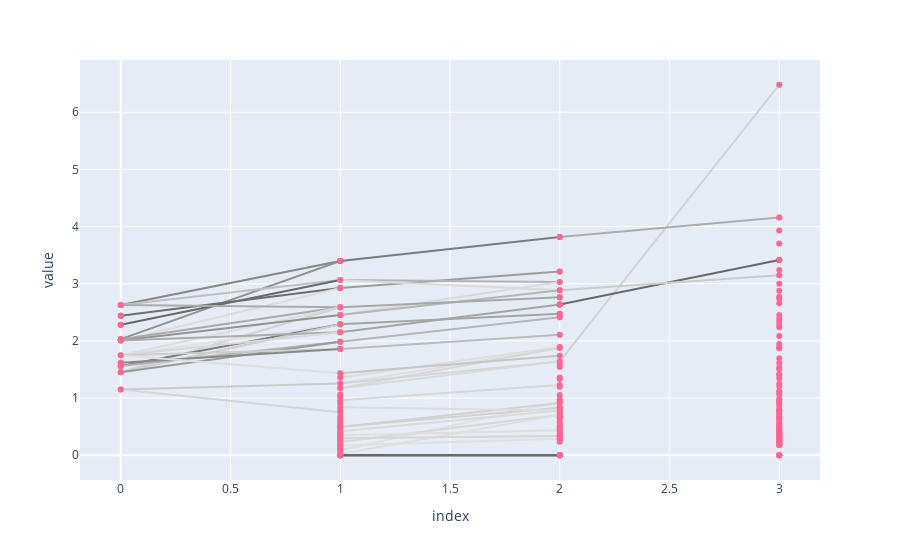

The notebook cell saved with this chart:
### Code cell
attached_weights = list(model.back_linears.parameters())
detached_weights = [w.detach() for w in attached_weights]
U,S,V=mode_transform(detached_weights)

### Figure 1 — Plotly figure (JSON) as saved in the notebook; plotly's stock layout.template omitted (floating-point values rounded to 4 significant figures; data arrays with more than 128 entries replaced by an {"elided": "..."} marker saying what was removed)
{"data": [{"hoverinfo": "text", "hoveron": "fills", "hovertext": "tensor(-0.6291)", "marker": {"color": "rgb(136, 136, 136)", "opacity": 1}, "showlegend": false, "text": "tensor(-0.6291)", "type": "scatter", "x": [0, 1], "y": [2.629, 3.399]}, {"hoverinfo": "text", "marker": {"color": "lightgrey", "opacity": 0}, "mode": "markers", "showlegend": false, "text": ["tensor(-0.6291)"], "type": "scatter", "x": [0.5], "y": [3.014]}, {"hoverinfo": "text", "hoveron": "fills", "hovertext": "tensor(-0.5877)", "marker": {"color": "rgb(147, 147, 147)", "opacity": 1}, "showlegend": false, "text": "tensor(-0.5877)", "type": "scatter", "x": [0, 1], "y": [2.031, 3.399]}, {"hoverinfo": "text", "marker": {"color": "lightgrey", "opacity": 0}, "mode": "markers", "showlegend": false, "text": ["tensor(-0.5877)"], "type": "scatter", "x": [0.5], "y": [2.715]}, {"hoverinfo": "text", "hoveron": "fills", "hovertext": "tensor(-0.4224)", "marker": {"color": "rgb(191, 191, 191)", "opacity": 1}, "showlegend": false, "text": "tensor(-0.4224)", "type": "scatter", "x": [0, 1], "y": [2.629, 3.064]}, {"hoverinfo": "text", "marker": {"color": "lightgrey", "opacity": 0}, "mode": "markers", "showlegend": false, "text": ["tensor(-0.4224)"], "type": "scatter", "x": [0.5], "y": [2.846]}, {"hoverinfo": "text", "hoveron": "fills", "hovertext": "tensor(-0.7448)", "marker": {"color": "rgb(105, 105, 105)", "opacity": 1}, "showlegend": false, "text": "tensor(-0.7448)", "type": "scatter", "x": [0, 1], "y": [2.284, 3.064]}, {"hoverinfo": "text", "marker": {"color": "lightgrey", "opacity": 0}, "mode": "markers", "showlegend": false, "text": ["tensor(-0.7448)"], "type": "scatter", "x": [0.5], "y": [2.674]}, {"hoverinfo": "text", "hoveron": "fills", "hovertext": "tensor(0.7233)", "marker": {"color": "rgb(110, 110, 110)", "opacity": 1}, "showlegend": false, "text": "tensor(0.7233)", "type": "scatter", "x": [0, 1], "y": [2.439, 2.926]}, {"hoverinfo": "text", "marker": {"color": "lightgrey", "opacity": 0}, "mode": "markers", "showlegend": false, "text": ["tensor(0.7233)"], "type": "scatter", "x": [0.5], "y": [2.682]}, {"hoverinfo": "text", "hoveron": "fills", "hovertext": "tensor(-0.3163)", "marker": {"color": "rgb(220, 220, 220)", "opacity": 1}, "showlegend": false, "text": "tensor(-0.3163)", "type": "scatter", "x": [0, 1], "y": [2.008, 2.926]}, {"hoverinfo": "text", "marker": {"color": "lightgrey", "opacity": 0}, "mode": "markers", "showlegend": false, "text": ["tensor(-0.3163)"], "type": "scatter", "x": [0.5], "y": [2.467]}, {"hoverinfo": "text", "hoveron": "fills", "hovertext": "tensor(0.4929)", "marker": {"color": "rgb(172, 172, 172)", "opacity": 1}, "showlegend": false, "text": "tensor(0.4929)", "type": "scatter", "x": [0, 1], "y": [2.629, 2.59]}, {"hoverinfo": "text", "marker": {"color": "lightgrey", "opacity": 0}, "mode": "markers", "showlegend": false, "text": ["tensor(0.4929)"], "type": "scatter", "x": [0.5], "y": [2.609]}, {"hoverinfo": "text", "hoveron": "fills", "hovertext": "tensor(-0.5003)", "marker": {"color": "rgb(170, 170, 170)", "opacity": 1}, "showlegend": false, "text": "tensor(-0.5003)", "type": "scatter", "x": [0, 1], "y": [2.031, 2.59]}, {"hoverinfo": "text", "marker": {"color": "lightgrey", "opacity": 0}, "mode": "markers", "showlegend": false, "text": ["tensor(-0.5003)"], "type": "scatter", "x": [0.5], "y": [2.311]}, {"hoverinfo": "text", "hoveron": "fills", "hovertext": "tensor(-0.3114)", "marker": {"color": "rgb(221, 221, 221)", "opacity": 1}, "showlegend": false, "text": "tensor(-0.3114)", "type": "scatter", "x": [0, 1], "y": [1.749, 2.59]}, {"hoverinfo": "text", "marker": {"color": "lightgrey", "opacity": 0}, "mode": "markers", "showlegend": false, "text": ["tensor(-0.3114)"], "type": "scatter", "x": [0.5], "y": [2.17]}, {"hoverinfo": "text", "hoveron": "fills", "hovertext": "tensor(-0.3534)", "marker": {"color": "rgb(210, 210, 210)", "opacity": 1}, "showlegend": false, "text": "tensor(-0.3534)", "type": "scatter", "x": [0, 1], "y": [1.451, 2.59]}, {"hoverinfo": "text", "marker": {"color": "lightgrey", "opacity": 0}, "mode": "markers", "showlegend": false, "text": ["tensor(-0.3534)"], "type": "scatter", "x": [0.5], "y": [2.021]}, {"hoverinfo": "text", "hoveron": "fills", "hovertext": "tensor(-0.5862)", "marker": {"color": "rgb(147, 147, 147)", "opacity": 1}, "showlegend": false, "text": "tensor(-0.5862)", "type": "scatter", "x": [0, 1], "y": [2.008, 2.451]}, {"hoverinfo": "text", "marker": {"color": "lightgrey", "opacity": 0}, "mode": "markers", "showlegend": false, "text": ["tensor(-0.5862)"], "type": "scatter", "x": [0.5], "y": [2.23]}, {"hoverinfo": "text", "hoveron": "fills", "hovertext": "tensor(0.3031)", "marker": {"color": "rgb(224, 224, 224)", "opacity": 1}, "showlegend": false, "text": "tensor(0.3031)", "type": "scatter", "x": [0, 1], "y": [1.749, 2.293]}, {"hoverinfo": "text", "marker": {"color": "lightgrey", "opacity": 0}, "mode": "markers", "showlegend": false, "text": ["tensor(0.3031)"], "type": "scatter", "x": [0.5], "y": [2.021]}, {"hoverinfo": "text", "hoveron": "fills", "hovertext": "tensor(0.6719)", "marker": {"color": "rgb(124, 124, 124)", "opacity": 1}, "showlegend": false, "text": "tensor(0.6719)", "type": "scatter", "x": [0, 1], "y": [1.561, 2.293]}, {"hoverinfo": "text", "marker": {"color": "lightgrey", "opacity": 0}, "mode": "markers", "showlegend": false, "text": ["tensor(0.6719)"], "type": "scatter", "x": [0.5], "y": [1.927]}, {"hoverinfo": "text", "hoveron": "fills", "hovertext": "tensor(-0.3771)", "marker": {"color": "rgb(204, 204, 204)", "opacity": 1}, "showlegend": false, "text": "tensor(-0.3771)", "type": "scatter", "x": [0, 1], "y": [1.451, 2.293]}, {"hoverinfo": "text", "marker": {"color": "lightgrey", "opacity": 0}, "mode": "markers", "showlegend": false, "text": ["tensor(-0.3771)"], "type": "scatter", "x": [0.5], "y": [1.872]}, {"hoverinfo": "text", "hoveron": "fills", "hovertext": "tensor(0.4946)", "marker": {"color": "rgb(172, 172, 172)", "opacity": 1}, "showlegend": false, "text": "tensor(0.4946)", "type": "scatter", "x": [0, 1], "y": [2.008, 2.154]}, {"hoverinfo": "text", "marker": {"color": "lightgrey", "opacity": 0}, "mode": "markers", "showlegend": false, "text": ["tensor(0.4946)"], "type": "scatter", "x": [0.5], "y": [2.081]}, {"hoverinfo": "text", "hoveron": "fills", "hovertext": "tensor(-0.3304)", "marker": {"color": "rgb(216, 216, 216)", "opacity": 1}, "showlegend": false, "text": "tensor(-0.3304)", "type": "scatter", "x": [0, 1], "y": [1.749, 2.154]}, {"hoverinfo": "text", "marker": {"color": "lightgrey", "opacity": 0}, "mode": "markers", "showlegend": false, "text": ["tensor(-0.3304)"], "type": "scatter", "x": [0.5], "y": [1.951]}, {"hoverinfo": "text", "hoveron": "fills", "hovertext": "tensor(-0.4684)", "marker": {"color": "rgb(179, 179, 179)", "opacity": 1}, "showlegend": false, "text": "tensor(-0.4684)", "type": "scatter", "x": [0, 1], "y": [1.561, 1.985]}, {"hoverinfo": "text", "marker": {"color": "lightgrey", "opacity": 0}, "mode": "markers", "showlegend": false, "text": ["tensor(-0.4684)"], "type": "scatter", "x": [0.5], "y": [1.773]}, {"hoverinfo": "text", "hoveron": "fills", "hovertext": "tensor(-0.5577)", "marker": {"color": "rgb(155, 155, 155)", "opacity": 1}, "showlegend": false, "text": "tensor(-0.5577)", "type": "scatter", "x": [0, 1], "y": [1.451, 1.985]}, {"hoverinfo": "text", "marker": {"color": "lightgrey", "opacity": 0}, "mode": "markers", "showlegend": false, "text": ["tensor(-0.5577)"], "type": "scatter", "x": [0.5], "y": [1.718]}, {"hoverinfo": "text", "hoveron": "fills", "hovertext": "tensor(0.3705)", "marker": {"color": "rgb(205, 205, 205)", "opacity": 1}, "showlegend": false, "text": "tensor(0.3705)", "type": "scatter", "x": [0, 1], "y": [1.749, 1.86]}, {"hoverinfo": "text", "marker": {"color": "lightgrey", "opacity": 0}, "mode": "markers", "showlegend": false, "text": ["tensor(0.3705)"], "type": "scatter", "x": [0.5], "y": [1.805]}, {"hoverinfo": "text", "hoveron": "fills", "hovertext": "tensor(0.6218)", "marker": {"color": "rgb(138, 138, 138)", "opacity": 1}, "showlegend": false, "text": "tensor(0.6218)", "type": "scatter", "x": [0, 1], "y": [1.62, 1.86]}, {"hoverinfo": "text", "marker": {"color": "lightgrey", "opacity": 0}, "mode": "markers", "showlegend": false, "text": ["tensor(0.6218)"], "type": "scatter", "x": [0.5], "y": [1.74]}, {"hoverinfo": "text", "hoveron": "fills", "hovertext": "tensor(0.3047)", "marker": {"color": "rgb(223, 223, 223)", "opacity": 1}, "showlegend": false, "text": "tensor(0.3047)", "type": "scatter", "x": [0, 1], "y": [1.749, 1.432]}, {"hoverinfo": "text", "marker": {"color": "lightgrey", "opacity": 0}, "mode": "markers", "showlegend": false, "text": ["tensor(0.3047)"], "type": "scatter", "x": [0.5], "y": [1.591]}, {"hoverinfo": "text", "hoveron": "fills", "hovertext": "tensor(0.3784)", "marker": {"color": "rgb(203, 203, 203)", "opacity": 1}, "showlegend": false, "text": "tensor(0.3784)", "type": "scatter", "x": [0, 1], "y": [1.151, 1.254]}, {"hoverinfo": "text", "marker": {"color": "lightgrey", "opacity": 0}, "mode": "markers", "showlegend": false, "text": ["tensor(0.3784)"], "type": "scatter", "x": [0.5], "y": [1.202]}, {"hoverinfo": "text", "hoveron": "fills", "hovertext": "tensor(-0.3419)", "marker": {"color": "rgb(213, 213, 213)", "opacity": 1}, "showlegend": false, "text": "tensor(-0.3419)", "type": "scatter", "x": [0, 1], "y": [1.151, 0.7507]}, {"hoverinfo": "text", "marker": {"color": "lightgrey", "opacity": 0}, "mode": "markers", "showlegend": false, "text": ["tensor(-0.3419)"], "type": "scatter", "x": [0.5], "y": [0.9508]}, {"hoverinfo": "text", "hoveron": "fills", "hovertext": "tensor(-0.9080)", "marker": {"color": "rgb(124, 124, 124)", "opacity": 1}, "showlegend": false, "text": "tensor(-0.9080)", "type": "scatter", "x": [1, 2], "y": [3.399, 3.819]}, {"hoverinfo": "text", "marker": {"color": "lightgrey", "opacity": 0}, "mode": "markers", "showlegend": false, "text": ["tensor(-0.9080)"], "type": "scatter", "x": [1.5], "y": [3.609]}, {"hoverinfo": "text", "hoveron": "fills", "hovertext": "tensor(0.7477)", "marker": {"color": "rgb(157, 157, 157)", "opacity": 1}, "showlegend": false, "text": "tensor(0.7477)", "type": "scatter", "x": [1, 2], "y": [2.926, 3.214]}, {"hoverinfo": "text", "marker": {"color": "lightgrey", "opacity": 0}, "mode": "markers", "showlegend": false, "text": ["tensor(0.7477)"], "type": "scatter", "x": [1.5], "y": [3.07]}, {"hoverinfo": "text", "hoveron": "fills", "hovertext": "tensor(0.6411)", "marker": {"color": "rgb(179, 179, 179)", "opacity": 1}, "showlegend": false, "text": "tensor(0.6411)", "type": "scatter", "x": [1, 2], "y": [3.064, 3.03]}, {"hoverinfo": "text", "marker": {"color": "lightgrey", "opacity": 0}, "mode": "markers", "showlegend": false, "text": ["tensor(0.6411)"], "type": "scatter", "x": [1.5], "y": [3.047]}, {"hoverinfo": "text", "hoveron": "fills", "hovertext": "tensor(-0.4609)", "marker": {"color": "rgb(217, 217, 217)", "opacity": 1}, "showlegend": false, "text": "tensor(-0.4609)", "type": "scatter", "x": [1, 2], "y": [2.451, 3.03]}, {"hoverinfo": "text", "marker": {"color": "lightgrey", "opacity": 0}, "mode": "markers", "showlegend": false, "text": ["tensor(-0.4609)"], "type": "scatter", "x": [1.5], "y": [2.741]}, {"hoverinfo": "text", "hoveron": "fills", "hovertext": "tensor(-0.4563)", "marker": {"color": "rgb(218, 218, 218)", "opacity": 1}, "showlegend": false, "text": "tensor(-0.4563)", "type": "scatter", "x": [1, 2], "y": [3.064, 2.885]}, {"hoverinfo": "text", "marker": {"color": "lightgrey", "opacity": 0}, "mode": "markers", "showlegend": false, "text": ["tensor(-0.4563)"], "type": "scatter", "x": [1.5], "y": [2.975]}, {"hoverinfo": "text", "hoveron": "fills", "hovertext": "tensor(-0.6293)", "marker": {"color": "rgb(182, 182, 182)", "opacity": 1}, "showlegend": false, "text": "tensor(-0.6293)", "type": "scatter", "x": [1, 2], "y": [2.451, 2.885]}, {"hoverinfo": "text", "marker": {"color": "lightgrey", "opacity": 0}, "mode": "markers", "showlegend": false, "text": ["tensor(-0.6293)"], "type": "scatter", "x": [1.5], "y": [2.668]}, {"hoverinfo": "text", "hoveron": "fills", "hovertext": "tensor(0.6936)", "marker": {"color": "rgb(168, 168, 168)", "opacity": 1}, "showlegend": false, "text": "tensor(0.6936)", "type": "scatter", "x": [1, 2], "y": [2.59, 2.763]}, {"hoverinfo": "text", "marker": {"color": "lightgrey", "opacity": 0}, "mode": "markers", "showlegend": false, "text": ["tensor(0.6936)"], "type": "scatter", "x": [1.5], "y": [2.676]}, {"hoverinfo": "text", "hoveron": "fills", "hovertext": "tensor(0.7138)", "marker": {"color": "rgb(164, 164, 164)", "opacity": 1}, "showlegend": false, "text": "tensor(0.7138)", "type": "scatter", "x": [1, 2], "y": [2.154, 2.638]}, {"hoverinfo": "text", "marker": {"color": "lightgrey", "opacity": 0}, "mode": "markers", "showlegend": false, "text": ["tensor(0.7138)"], "type": "scatter", "x": [1.5], "y": [2.396]}, {"hoverinfo": "text", "hoveron": "fills", "hovertext": "tensor(0.7111)", "marker": {"color": "rgb(165, 165, 165)", "opacity": 1}, "showlegend": false, "text": "tensor(0.7111)", "type": "scatter", "x": [1, 2], "y": [2.293, 2.475]}, {"hoverinfo": "text", "marker": {"color": "lightgrey", "opacity": 0}, "mode": "markers", "showlegend": false, "text": ["tensor(0.7111)"], "type": "scatter", "x": [1.5], "y": [2.384]}, {"hoverinfo": "text", "hoveron": "fills", "hovertext": "tensor(0.6337)", "marker": {"color": "rgb(181, 181, 181)", "opacity": 1}, "showlegend": false, "text": "tensor(0.6337)", "type": "scatter", "x": [1, 2], "y": [1.985, 2.416]}, {"hoverinfo": "text", "marker": {"color": "lightgrey", "opacity": 0}, "mode": "markers", "showlegend": false, "text": ["tensor(0.6337)"], "type": "scatter", "x": [1.5], "y": [2.201]}, {"hoverinfo": "text", "hoveron": "fills", "hovertext": "tensor(0.6030)", "marker": {"color": "rgb(187, 187, 187)", "opacity": 1}, "showlegend": false, "text": "tensor(0.6030)", "type": "scatter", "x": [1, 2], "y": [1.86, 2.108]}, {"hoverinfo": "text", "marker": {"color": "lightgrey", "opacity": 0}, "mode": "markers", "showlegend": false, "text": ["tensor(0.6030)"], "type": "scatter", "x": [1.5], "y": [1.984]}, {"hoverinfo": "text", "hoveron": "fills", "hovertext": "tensor(0.4426)", "marker": {"color": "rgb(221, 221, 221)", "opacity": 1}, "showlegend": false, "text": "tensor(0.4426)", "type": "scatter", "x": [1, 2], "y": [1.361, 1.892]}, {"hoverinfo": "text", "marker": {"color": "lightgrey", "opacity": 0}, "mode": "markers", "showlegend": false, "text": ["tensor(0.4426)"], "type": "scatter", "x": [1.5], "y": [1.626]}, {"hoverinfo": "text", "hoveron": "fills", "hovertext": "tensor(-0.4398)", "marker": {"color": "rgb(221, 221, 221)", "opacity": 1}, "showlegend": false, "text": "tensor(-0.4398)", "type": "scatter", "x": [1, 2], "y": [1.254, 1.877]}, {"hoverinfo": "text", "marker": {"color": "lightgrey", "opacity": 0}, "mode": "markers", "showlegend": false, "text": ["tensor(-0.4398)"], "type": "scatter", "x": [1.5], "y": [1.565]}, {"hoverinfo": "text", "hoveron": "fills", "hovertext": "tensor(-0.4717)", "marker": {"color": "rgb(215, 215, 215)", "opacity": 1}, "showlegend": false, "text": "tensor(-0.4717)", "type": "scatter", "x": [1, 2], "y": [1.173, 1.877]}, {"hoverinfo": "text", "marker": {"color": "lightgrey", "opacity": 0}, "mode": "markers", "showlegend": false, "text": ["tensor(-0.4717)"], "type": "scatter", "x": [1.5], "y": [1.525]}, {"hoverinfo": "text", "hoveron": "fills", "hovertext": "tensor(0.5499)", "marker": {"color": "rgb(198, 198, 198)", "opacity": 1}, "showlegend": false, "text": "tensor(0.5499)", "type": "scatter", "x": [1, 2], "y": [1.432, 1.742]}, {"hoverinfo": "text", "marker": {"color": "lightgrey", "opacity": 0}, "mode": "markers", "showlegend": false, "text": ["tensor(0.5499)"], "type": "scatter", "x": [1.5], "y": [1.587]}, {"hoverinfo": "text", "hoveron": "fills", "hovertext": "tensor(-0.4783)", "marker": {"color": "rgb(213, 213, 213)", "opacity": 1}, "showlegend": false, "text": "tensor(-0.4783)", "type": "scatter", "x": [1, 2], "y": [1.254, 1.642]}, {"hoverinfo": "text", "marker": {"color": "lightgrey", "opacity": 0}, "mode": "markers", "showlegend": false, "text": ["tensor(-0.4783)"], "type": "scatter", "x": [1.5], "y": [1.448]}, {"hoverinfo": "text", "hoveron": "fills", "hovertext": "tensor(0.4599)", "marker": {"color": "rgb(217, 217, 217)", "opacity": 1}, "showlegend": false, "text": "tensor(0.4599)", "type": "scatter", "x": [1, 2], "y": [1.173, 1.642]}, {"hoverinfo": "text", "marker": {"color": "lightgrey", "opacity": 0}, "mode": "markers", "showlegend": false, "text": ["tensor(0.4599)"], "type": "scatter", "x": [1.5], "y": [1.407]}, {"hoverinfo": "text", "hoveron": "fills", "hovertext": "tensor(0.4628)", "marker": {"color": "rgb(216, 216, 216)", "opacity": 1}, "showlegend": false, "text": "tensor(0.4628)", "type": "scatter", "x": [1, 2], "y": [0.9606, 1.229]}, {"hoverinfo": "text", "marker": {"color": "lightgrey", "opacity": 0}, "mode": "markers", "showlegend": false, "text": ["tensor(0.4628)"], "type": "scatter", "x": [1.5], "y": [1.095]}, {"hoverinfo": "text", "hoveron": "fills", "hovertext": "tensor(0.4256)", "marker": {"color": "rgb(224, 224, 224)", "opacity": 1}, "showlegend": false, "text": "tensor(0.4256)", "type": "scatter", "x": [1, 2], "y": [0.08581, 0.9305]}, {"hoverinfo": "text", "marker": {"color": "lightgrey", "opacity": 0}, "mode": "markers", "showlegend": false, "text": ["tensor(0.4256)"], "type": "scatter", "x": [1.5], "y": [0.5081]}, {"hoverinfo": "text", "hoveron": "fills", "hovertext": "tensor(0.4969)", "marker": {"color": "rgb(209, 209, 209)", "opacity": 1}, "showlegend": false, "text": "tensor(0.4969)", "type": "scatter", "x": [1, 2], "y": [0.4938, 0.9137]}, {"hoverinfo": "text", "marker": {"color": "lightgrey", "opacity": 0}, "mode": "markers", "showlegend": false, "text": ["tensor(0.4969)"], "type": "scatter", "x": [1.5], "y": [0.7037]}, {"hoverinfo": "text", "hoveron": "fills", "hovertext": "tensor(0.4961)", "marker": {"color": "rgb(210, 210, 210)", "opacity": 1}, "showlegend": false, "text": "tensor(0.4961)", "type": "scatter", "x": [1, 2], "y": [0.5002, 0.8314]}, {"hoverinfo": "text", "marker": {"color": "lightgrey", "opacity": 0}, "mode": "markers", "showlegend": false, "text": ["tensor(0.4961)"], "type": "scatter", "x": [1.5], "y": [0.6658]}, {"hoverinfo": "text", "hoveron": "fills", "hovertext": "tensor(-0.4449)", "marker": {"color": "rgb(220, 220, 220)", "opacity": 1}, "showlegend": false, "text": "tensor(-0.4449)", "type": "scatter", "x": [1, 2], "y": [0.8402, 0.7821]}, {"hoverinfo": "text", "marker": {"color": "lightgrey", "opacity": 0}, "mode": "markers", "showlegend": false, "text": ["tensor(-0.4449)"], "type": "scatter", "x": [1.5], "y": [0.8112]}, {"hoverinfo": "text", "hoveron": "fills", "hovertext": "tensor(-0.4574)", "marker": {"color": "rgb(218, 218, 218)", "opacity": 1}, "showlegend": false, "text": "tensor(-0.4574)", "type": "scatter", "x": [1, 2], "y": [0.4205, 0.7821]}, {"hoverinfo": "text", "marker": {"color": "lightgrey", "opacity": 0}, "mode": "markers", "showlegend": false, "text": ["tensor(-0.4574)"], "type": "scatter", "x": [1.5], "y": [0.6013]}, {"hoverinfo": "text", "hoveron": "fills", "hovertext": "tensor(0.4654)", "marker": {"color": "rgb(216, 216, 216)", "opacity": 1}, "showlegend": false, "text": "tensor(0.4654)", "type": "scatter", "x": [1, 2], "y": [0.2318, 0.7079]}, {"hoverinfo": "text", "marker": {"color": "lightgrey", "opacity": 0}, "mode": "markers", "showlegend": false, "text": ["tensor(0.4654)"], "type": "scatter", "x": [1.5], "y": [0.4699]}, {"hoverinfo": "text", "hoveron": "fills", "hovertext": "tensor(0.4377)", "marker": {"color": "rgb(222, 222, 222)", "opacity": 1}, "showlegend": false, "text": "tensor(0.4377)", "type": "scatter", "x": [1, 2], "y": [0.02059, 0.7079]}, {"hoverinfo": "text", "marker": {"color": "lightgrey", "opacity": 0}, "mode": "markers", "showlegend": false, "text": ["tensor(0.4377)"], "type": "scatter", "x": [1.5], "y": [0.3643]}, {"hoverinfo": "text", "hoveron": "fills", "hovertext": "tensor(0.4349)", "marker": {"color": "rgb(222, 222, 222)", "opacity": 1}, "showlegend": false, "text": "tensor(0.4349)", "type": "scatter", "x": [1, 2], "y": [0.3518, 0.437]}, {"hoverinfo": "text", "marker": {"color": "lightgrey", "opacity": 0}, "mode": "markers", "showlegend": false, "text": ["tensor(0.4349)"], "type": "scatter", "x": [1.5], "y": [0.3944]}, {"hoverinfo": "text", "hoveron": "fills", "hovertext": "tensor(-0.4724)", "marker": {"color": "rgb(214, 214, 214)", "opacity": 1}, "showlegend": false, "text": "tensor(-0.4724)", "type": "scatter", "x": [1, 2], "y": [0.2971, 0.3382]}, {"hoverinfo": "text", "marker": {"color": "lightgrey", "opacity": 0}, "mode": "markers", "showlegend": false, "text": ["tensor(-0.4724)"], "type": "scatter", "x": [1.5], "y": [0.3176]}, {"hoverinfo": "text", "hoveron": "fills", "hovertext": "tensor(0.4274)", "marker": {"color": "rgb(224, 224, 224)", "opacity": 1}, "showlegend": false, "text": "tensor(0.4274)", "type": "scatter", "x": [1, 2], "y": [0.169, 0.2896]}, {"hoverinfo": "text", "marker": {"color": "lightgrey", "opacity": 0}, "mode": "markers", "showlegend": false, "text": ["tensor(0.4274)"], "type": "scatter", "x": [1.5], "y": [0.2293]}, {"hoverinfo": "text", "hoveron": "fills", "hovertext": "tensor(0.9999)", "marker": {"color": "rgb(105, 105, 105)", "opacity": 1}, "showlegend": false, "text": "tensor(0.9999)", "type": "scatter", "x": [1, 2], "y": [0.0004187, 6.127e-05]}, {"hoverinfo": "text", "marker": {"color": "lightgrey", "opacity": 0}, "mode": "markers", "showlegend": false, "text": ["tensor(0.9999)"], "type": "scatter", "x": [1.5], "y": [0.00024]}, {"hoverinfo": "text", "hoveron": "fills", "hovertext": "tensor(0.9997)", "marker": {"color": "rgb(105, 105, 105)", "opacity": 1}, "showlegend": false, "text": "tensor(0.9997)", "type": "scatter", "x": [1, 2], "y": [8.848e-09, 1.814e-08]}, {"hoverinfo": "text", "marker": {"color": "lightgrey", "opacity": 0}, "mode": "markers", "showlegend": false, "text": ["tensor(0.9997)"], "type": "scatter", "x": [1.5], "y": [1.35e-08]}, {"hoverinfo": "text", "hoveron": "fills", "hovertext": "tensor(-0.9997)", "marker": {"color": "rgb(105, 105, 105)", "opacity": 1}, "showlegend": false, "text": "tensor(-0.9997)", "type": "scatter", "x": [1, 2], "y": [2.665e-09, 6.789e-20]}, {"hoverinfo": "text", "marker": {"color": "lightgrey", "opacity": 0}, "mode": "markers", "showlegend": false, "text": ["tensor(-0.9997)"], "type": "scatter", "x": [1.5], "y": [1.333e-09]}, {"hoverinfo": "text", "hoveron": "fills", "hovertext": "tensor(0.4539)", "marker": {"color": "rgb(211, 211, 211)", "opacity": 1}, "showlegend": false, "text": "tensor(0.4539)", "type": "scatter", "x": [2, 3], "y": [1.642, 6.481]}, {"hoverinfo": "text", "marker": {"color": "lightgrey", "opacity": 0}, "mode": "markers", "showlegend": false, "text": ["tensor(0.4539)"], "type": "scatter", "x": [2.5], "y": [4.062]}, {"hoverinfo": "text", "hoveron": "fills", "hovertext": "tensor(0.5352)", "marker": {"color": "rgb(172, 172, 172)", "opacity": 1}, "showlegend": false, "text": "tensor(0.5352)", "type": "scatter", "x": [2, 3], "y": [3.819, 4.158]}, {"hoverinfo": "text", "marker": {"color": "lightgrey", "opacity": 0}, "mode": "markers", "showlegend": false, "text": ["tensor(0.5352)"], "type": "scatter", "x": [2.5], "y": [3.989]}, {"hoverinfo": "text", "hoveron": "fills", "hovertext": "tensor(-0.6789)", "marker": {"color": "rgb(105, 105, 105)", "opacity": 1}, "showlegend": false, "text": "tensor(-0.6789)", "type": "scatter", "x": [2, 3], "y": [2.638, 3.416]}, {"hoverinfo": "text", "marker": {"color": "lightgrey", "opacity": 0}, "mode": "markers", "showlegend": false, "text": ["tensor(-0.6789)"], "type": "scatter", "x": [2.5], "y": [3.027]}, {"hoverinfo": "text", "hoveron": "fills", "hovertext": "tensor(0.4684)", "marker": {"color": "rgb(204, 204, 204)", "opacity": 1}, "showlegend": false, "text": "tensor(0.4684)", "type": "scatter", "x": [2, 3], "y": [2.885, 3.149]}, {"hoverinfo": "text", "marker": {"color": "lightgrey", "opacity": 0}, "mode": "markers", "showlegend": false, "text": ["tensor(0.4684)"], "type": "scatter", "x": [2.5], "y": [3.017]}, {"marker": {"opacity": 1}, "mode": "markers", "showlegend": false, "type": "scatter", "x": {"elided": "210 int values"}, "y": {"elided": "210 float values"}}], "layout": {"legend": {"tracegroupgap": 0}, "margin": {"t": 60}, "xaxis": {"anchor": "y", "domain": [0, 1], "title": {"text": "index"}}, "yaxis": {"anchor": "x", "domain": [0, 1], "title": {"text": "value"}}}}
